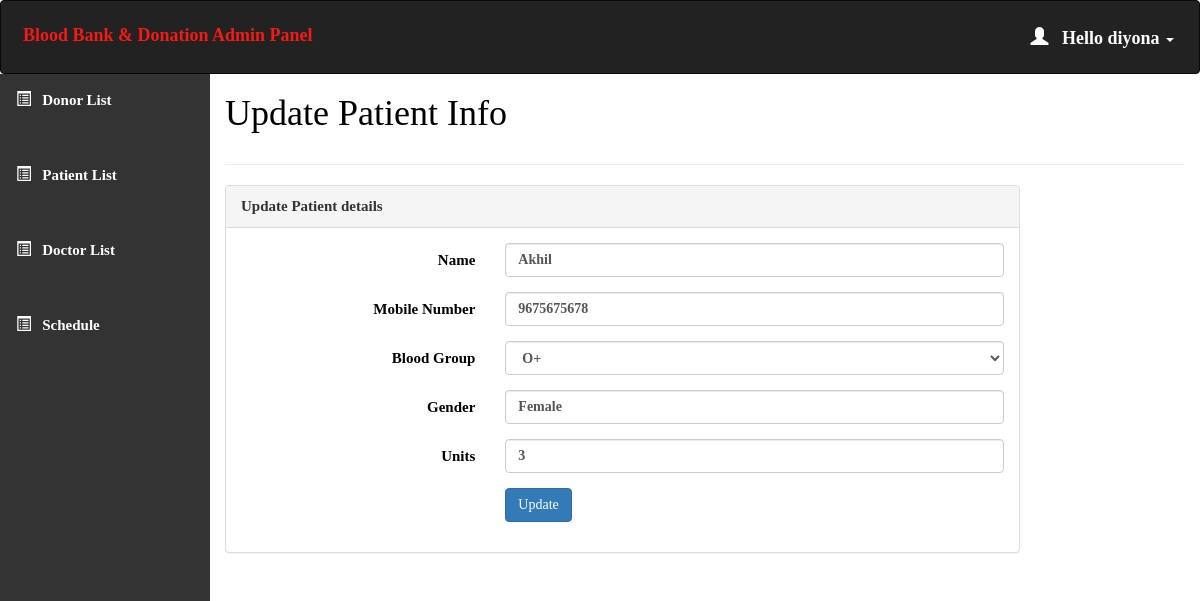
/admin/editpatient.php?id=1 (signed in), run on the app's committed database.
### tables this page shows
CREATE TABLE `patient` (
  `patient_id` int(11) NOT NULL,
  `PName` varchar(20) NOT NULL,
  `PPhone` varchar(10) NOT NULL,
  `PGender` varchar(20) NOT NULL,
  `PBlood_group` varchar(20) NOT NULL,
  `P_units` int(11) NOT NULL
);

### admin/editpatient.php (the view, shortened to what this page needs)
<html>
<head>
  <link rel="stylesheet" href="https://maxcdn.bootstrapcdn.com/bootstrap/3.4.1/css/bootstrap.min.css">
</head>
<body style="color:black">
  <?php
  include 'conn.php';
    if (isset($_SESSION['loggedin']) && $_SESSION['loggedin'] == true) {
    ?>
<div id="header">
<?php include 'header.php';
?>
</div>
<div id="sidebar">
<?php
 include 'sidebar.php'; ?>
</div>
<div id="content">
  <div class="content-wrapper">
    <div class="container-fluid">
      <div class="row">
        <div class="col-md-12 lg-12 sm-12">
          <h1 class="page-title">Update Patient Info</h1>
        </div>
      </div>
      <hr>
      <?php
      $conn=mysqli_connect("localhost","root","","blood") or die("Connection error");
      $patient_id=$_GET['id'];
      $query="SELECT * FROM `patient` where `patient_id`=$patient_id";
      $res1=mysqli_query($conn,$query);
      $row1=mysqli_fetch_assoc($res1);
        $name=$row1['PName'];
        $number=$row1['PPhone'];
        $blood=$row1['PBlood_group'];
        $gender=$row1['PGender'];
        $units=$row1['P_units'];
      ?>
      <div class="row">
        <div class="col-md-10">
          <div class="panel panel-default">
            <div class="panel-heading">Update Patient details</div>
            <div class="panel-body">
              <form method="post"  name="editpatient" class="form-horizontal">
      <div class="form-group">
                  <label class="col-sm-4 control-label"> Name </label>
                  <div class="col-sm-8">
                    <input class="form-control" name="fullname" id="fullname" value="<?php echo $name; ?>"></input>
                  </div>
                </div>
                <div class="form-group">
                  <label class="col-sm-4 control-label"> Mobile Number</label>
                  <div class="col-sm-8">
                    <input pattern="[6-9]\d\d\d\d\d\d\d\d\d"type="text" class="form-control" name="mobileno" id="mobileno" value="<?php echo $number; ?>">
                  </div>
                </div>
                <div class="form-group">
                  <label class="col-sm-4 control-label"> Blood Group</label>
                  <div class="col-sm-8">
                  <div><select name="blood" class="form-control" >
                  <option value="<?php echo $blood; ?>"><?php echo $blood; ?></option>
                       </select>
                    </div>
                    </div>
                    </div>
                <div class="form-group">
                  <label class="col-sm-4 control-label"> Gender</label>
                  <div class="col-sm-8">
                    <input type="text" class="form-control" name="gender" id="mobileno" value="<?php echo $gender; ?>">
                  </div>
                </div>
                <div class="form-group">
                  <label class="col-sm-4 control-label">Units</label>
                  <div class="col-sm-8">
                    <input type="text" class="form-control" name="units" id="mobileno" value="<?php echo $units; ?>">
                  </div>
                </div>
                <div class="form-group">
                  <div class="col-sm-8 col-sm-offset-4">
                    <button class="btn btn-primary" name="update" type="submit">Update</button>
                  </div>
                </div>
            </div>
          </div>
        </div>
      </div>
        </div>
      </div>
    </div>
 <?php }
  ?>
</body>
</html>

### admin/header.php (shortened to what this page needs)
<!DOCTYPE html>
<html>
<head>
  <link rel="stylesheet" href="https://maxcdn.bootstrapcdn.com/bootstrap/3.4.1/css/bootstrap.min.css">
</head>
<body>
<nav class="navbar navbar-inverse">
  <div class="container-fluid">
    <div class="navbar-header">
      <a class="navbar-brand" id="qq" href="dashboard.php" style="color:#F51A14;">Blood Bank & Donation Admin Panel</a>
    </div>
    <ul class="nav navbar-nav navbar-right">
      <li class="dropdown"><a class="dropdown-toggle" id="qw" data-toggle="dropdown" href="#" style="font-weight:bold;color:white "> <span class="glyphicon glyphicon-user"></span>&nbsp&nbsp
        <?php
        include 'conn.php';
        $username=$_SESSION['username'];
        $sql="select * from admin_info where admin_username='$username'";
        $result=mysqli_query($conn,$sql) or die("query failed.");
        $row=mysqli_fetch_assoc($result);
        echo "Hello ".$row['admin_username'];
       ?><span class="caret"></span></a>
    </li>
    </ul>
  </div>
</nav>
</body></html>

### admin/editpatient.php (style rules this page uses)
#sidebar { position:relative;margin-top:-20px }
#content { position:relative;margin-left:210px }

### admin/header.php (style rules this page uses)
.navbar { background-color: #333333 ; padding: 10px 10px; color:#FF0404 ; }
.navbar a { float: left; color: white; text-align: center; padding: 12px; text-decoration: none; font-size: 18px; line-height: 25px; }
.navbar-brand { font-size: 25px; font-weight: bold; }
.navbar a { float: none; display: block; text-align: left; }
.navbar-right { float: none; }

### admin/sidebar.php (style rules this page uses)
body { margin: 0; font-family: 'Averia Gruesa Libre';font-size: 15px; color:#F8F9F9; }

### data on the page
patient: fullname "Akhil", mobileno "9675675678", blood "O+", gender "Female", units "3"

### other printed values
$row['admin_username'] "diyona"
